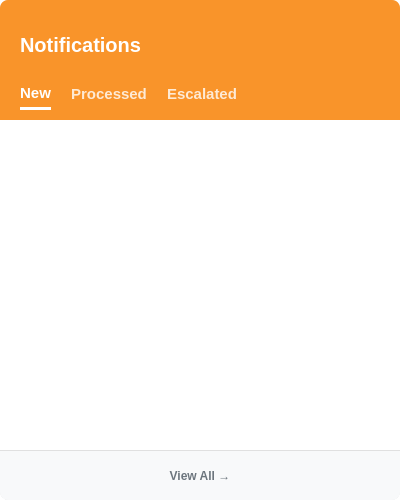
<?xml version="1.0" encoding="UTF-8"?>
<ui version="4.0">
 <class>NotificationPopup</class>
 <widget class="QWidget" name="NotificationPopup">
  <property name="geometry">
   <rect>
    <x>0</x>
    <y>0</y>
    <width>400</width>
    <height>500</height>
   </rect>
  </property>
  <property name="windowTitle">
   <string>Notifications</string>
  </property>
  <property name="styleSheet">
   <string notr="true">QWidget#NotificationPopup { background-color: white; border: 1px solid #E0E0E0; border-radius: 8px; }</string>
  </property>
  <layout class="QVBoxLayout" name="verticalLayout">
   <property name="spacing">
    <number>0</number>
   </property>
   <property name="leftMargin">
    <number>0</number>
   </property>
   <property name="topMargin">
    <number>0</number>
   </property>
   <property name="rightMargin">
    <number>0</number>
   </property>
   <property name="bottomMargin">
    <number>0</number>
   </property>
   <item>
    <widget class="QFrame" name="headerFrame">
     <property name="minimumSize">
      <size>
       <width>0</width>
       <height>120</height>
      </size>
     </property>
     <property name="styleSheet">
      <string notr="true">QFrame#headerFrame { background-color: #F9942A; border-top-left-radius: 8px; border-top-right-radius: 8px; }</string>
     </property>
     <property name="frameShape">
      <enum>QFrame::StyledPanel</enum>
     </property>
     <property name="frameShadow">
      <enum>QFrame::Raised</enum>
     </property>
     <layout class="QVBoxLayout" name="verticalLayout_2">
      <property name="spacing">
       <number>15</number>
      </property>
      <property name="leftMargin">
       <number>20</number>
      </property>
      <property name="topMargin">
       <number>20</number>
      </property>
      <property name="rightMargin">
       <number>20</number>
      </property>
      <property name="bottomMargin">
       <number>10</number>
      </property>
      <item>
       <widget class="QLabel" name="lblTitle">
        <property name="styleSheet">
         <string notr="true">font-size: 20px; font-weight: bold; color: white;</string>
        </property>
        <property name="text">
         <string>Notifications</string>
        </property>
       </widget>
      </item>
      <item>
       <layout class="QHBoxLayout" name="tabLayout">
        <property name="spacing">
         <number>20</number>
        </property>
        <item>
         <widget class="QPushButton" name="btnNew">
          <property name="styleSheet">
           <string notr="true">QPushButton { background: transparent; color: rgba(255,255,255,0.8); border: none; font-weight: bold; font-size: 15px; padding-bottom: 5px; } QPushButton:hover { color: white; } QPushButton:checked { color: white; border-bottom: 3px solid white; }</string>
          </property>
          <property name="text">
           <string>New</string>
          </property>
          <property name="checkable">
           <bool>true</bool>
          </property>
          <property name="checked">
           <bool>true</bool>
          </property>
          <property name="autoExclusive">
           <bool>true</bool>
          </property>
         </widget>
        </item>
        <item>
         <widget class="QPushButton" name="btnProcessed">
          <property name="styleSheet">
           <string notr="true">QPushButton { background: transparent; color: rgba(255,255,255,0.8); border: none; font-weight: bold; font-size: 15px; padding-bottom: 5px; } QPushButton:hover { color: white; } QPushButton:checked { color: white; border-bottom: 3px solid white; }</string>
          </property>
          <property name="text">
           <string>Processed</string>
          </property>
          <property name="checkable">
           <bool>true</bool>
          </property>
          <property name="autoExclusive">
           <bool>true</bool>
          </property>
         </widget>
        </item>
        <item>
         <widget class="QPushButton" name="btnEscalated">
          <property name="styleSheet">
           <string notr="true">QPushButton { background: transparent; color: rgba(255,255,255,0.8); border: none; font-weight: bold; font-size: 15px; padding-bottom: 5px; } QPushButton:hover { color: white; } QPushButton:checked { color: white; border-bottom: 3px solid white; }</string>
          </property>
          <property name="text">
           <string>Escalated</string>
          </property>
          <property name="checkable">
           <bool>true</bool>
          </property>
          <property name="autoExclusive">
           <bool>true</bool>
          </property>
         </widget>
        </item>
        <item>
         <spacer name="horizontalSpacer">
          <property name="orientation">
           <enum>Qt::Horizontal</enum>
          </property>
          <property name="sizeHint" stdset="0">
           <size>
            <width>40</width>
            <height>20</height>
           </size>
          </property>
         </spacer>
        </item>
       </layout>
      </item>
     </layout>
    </widget>
   </item>
   <item>
    <widget class="QScrollArea" name="scrollArea">
     <property name="styleSheet">
      <string notr="true">QScrollArea { border: none; background: white; }</string>
     </property>
     <property name="widgetResizable">
      <bool>true</bool>
     </property>
     <widget class="QWidget" name="scrollAreaWidgetContents">
      <property name="geometry">
       <rect>
        <x>0</x>
        <y>0</y>
        <width>400</width>
        <height>330</height>
       </rect>
      </property>
      <property name="styleSheet">
       <string notr="true">background: white;</string>
      </property>
      <layout class="QVBoxLayout" name="listLayout">
       <property name="spacing">
        <number>10</number>
       </property>
       <property name="leftMargin">
        <number>0</number>
       </property>
       <property name="topMargin">
        <number>10</number>
       </property>
       <property name="rightMargin">
        <number>0</number>
       </property>
       <property name="bottomMargin">
        <number>10</number>
       </property>
      </layout>
     </widget>
    </widget>
   </item>
   <item>
    <widget class="QPushButton" name="btnViewAll">
     <property name="minimumSize">
      <size>
       <width>0</width>
       <height>50</height>
      </size>
     </property>
     <property name="styleSheet">
      <string notr="true">QPushButton { background: #F8F9FA; color: #6c757d; border: none; border-top: 1px solid #E0E0E0; font-weight: bold; border-bottom-left-radius: 8px; border-bottom-right-radius: 8px; } QPushButton:hover { background: #E9ECEF; }</string>
     </property>
     <property name="text">
      <string>View All →</string>
     </property>
    </widget>
   </item>
  </layout>
 </widget>
 <resources/>
 <connections/>
</ui>
